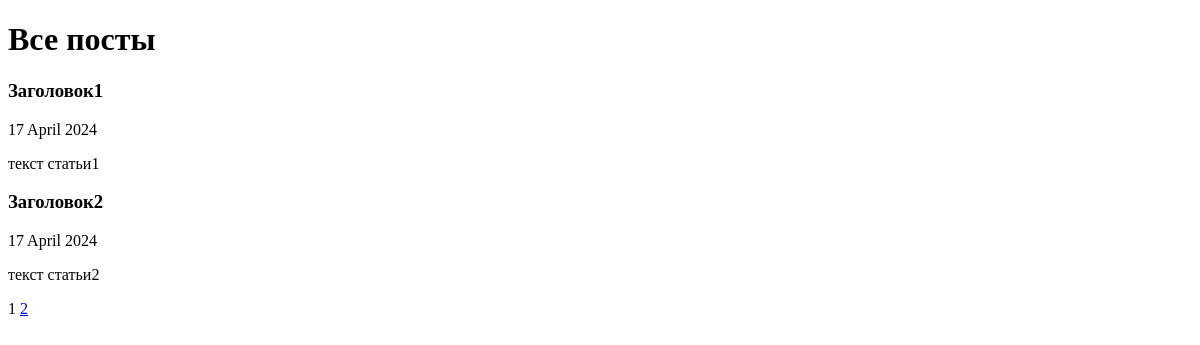
/posts/, run on an earlier commit of the app's database.
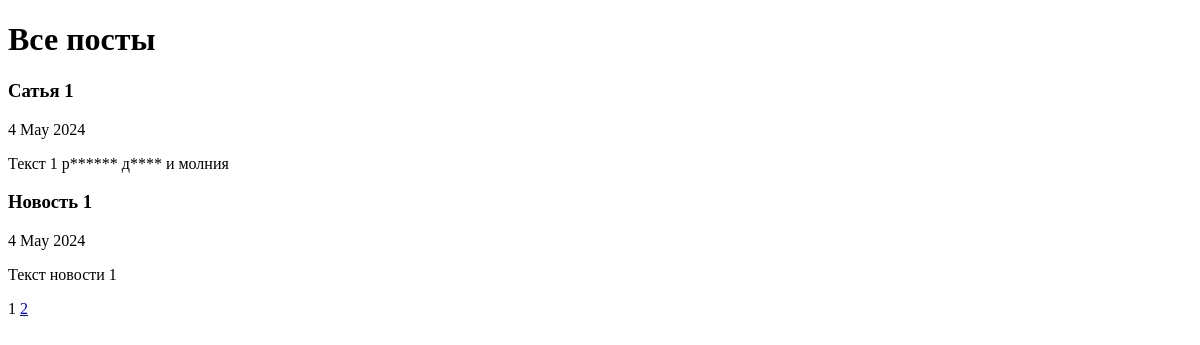
And on a later commit of the database.
### news_portal/models.py (models this page shows, shortened)
class Post(models.Model):
    author = models.ForeignKey(Author, on_delete=models.CASCADE, related_name='posts')
    choose = models.CharField(max_length=2, choices=POSITIONS, default=article)
    time_in = models.DateTimeField(auto_now_add=True)
    category = models.ManyToManyField(Category, through='PostCategory')
    title = models.CharField(max_length=255)
    text = models.TextField()
    rating = models.IntegerField(default=0)

### news_portal/views.py (the view)
# urls.py: path('', PostList.as_view(), name='post_list'),
class PostList(ListView):
    model = Post
    ordering = 'time_in'
    template_name = 'posts.html'
    context_object_name = 'posts'
    paginate_by = 2
    def get_queryset(self):
        queryset = super().get_queryset()
        self.filterset = PostFilter(self.request.GET, queryset)
        return self.filterset.qs
    def get_context_data(self, **kwargs):
        context = super().get_context_data(**kwargs)
        context['filterset'] = self.filterset
        return context

### news_portal/templatetags/custom_filters.py (called while the page is built)
@register.filter()
def censor(value):
    censored_value = value
    for word in word_list:
        censored_value = censored_value.replace(word[1:], '*' * (len(word) - 1)) if len(word) > 1 else censored_value
    return censored_value

### news_portal/templatetags/custom_tags.py (called while the page is built)
@register.simple_tag(takes_context=True)
def url_replace(context, **kwargs):
    d = context['request'].GET.copy()
    for k, v in kwargs.items():
        d[k] = v
    return d.urlencode()

### templates/posts.html (shortened to what this page needs)
{% extends 'flatpages/default.html' %}
{% load custom_filters %}
{% load custom_tags %}
{% block content %}
   <h1>Все посты</h1>
   {% if posts %}
      {% for post in posts %}
         <h3>{{ post.title|censor }}</h3>
         <p>{{ post.time_in|date:"j E Y" }}</p>
         <p>{{ post.text|truncatechars:60|censor }}</p>
      {% endfor %}
   {% else %}
      <h1>Постов нет</h1>
   {% endif %}
   {{ page_obj.number }}
   {% if page_obj.has_next %}
       <a href="?{% url_replace page=page_obj.next_page_number %}">{{ page_obj.next_page_number }}</a>
   {% endif %}
{% endblock content %}

### templates/flatpages/default.html (shortened to what this page needs)
<!doctype html>
<html lang="en">
<head>
</head>
<body>
{% block content %}{% endblock content %}
</body>
</html>

What changed in the data, as far as the page shows it:
removed Post: title|censor "Заголовок1", time_in "17 April 2024", text|censor "текст статьи1"
removed Post: title|censor "Заголовок2", time_in "17 April 2024", text|censor "текст статьи2"
added Post: title|censor "Сатья 1", time_in "4 May 2024", text|censor "Текст 1 р****** д**** и молния"
added Post: title|censor "Новость 1", time_in "4 May 2024", text|censor "Текст новости 1"
